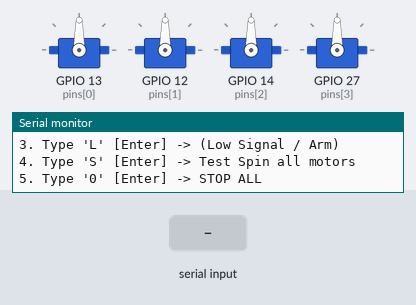
Bench run of a sketch on a simulated ESP32. On the bench: 4 × servo, the last lines printed to the serial monitor. The inputs (shaded band) are chosen by the test bench.

Above: at 1.2 s.
1.3 s: "H" received over Serial
At 1.8 s:
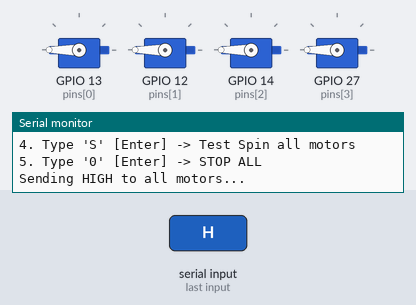
2.8 s: "L" received over Serial
At 4.0 s:
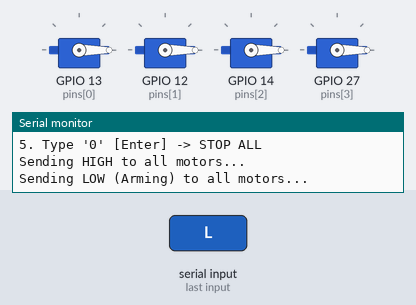
4.3 s: "S" received over Serial
At 5.3 s:
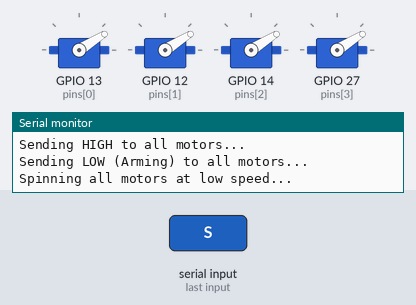
Timing chart, 0 to 7.3 s (numbered marks = the images above; inputs shaded):
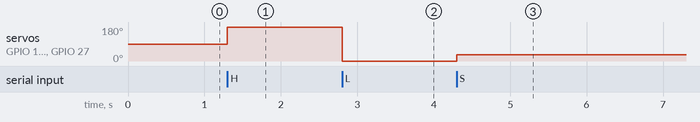

Measured:
- after the input at 1.3 s, servo on GPIO 13 (pins[0]), servo on GPIO 12 (pins[1]), servo on GPIO 14 (pins[2]), servo on GPIO 27 (pins[3]): 90° → 180° at once
- after the input at 2.8 s, servo on GPIO 13 (pins[0]), servo on GPIO 12 (pins[1]), servo on GPIO 14 (pins[2]), servo on GPIO 27 (pins[3]): 180° → 0° at once
- after the input at 4.3 s, servo on GPIO 13 (pins[0]), servo on GPIO 12 (pins[1]), servo on GPIO 14 (pins[2]), servo on GPIO 27 (pins[3]): 0° → 32° at once

The sketch:

sketch_feb21a_copy_20260227094558.ino
```cpp
#include <ESP32Servo.h>

// Define 4 Servo objects for the ESCs
Servo esc1, esc2, esc3, esc4;

// Pins used (Adjust if your board layout is different)
int pins[] = {13, 12, 14, 27};

void setup() {
  Serial.begin(115200);

  // Allocate timers for all 4 motors
  ESP32PWM::allocateTimer(0);
  ESP32PWM::allocateTimer(1);
  ESP32PWM::allocateTimer(2);
  ESP32PWM::allocateTimer(3);

  // Attach all ESCs
  esc1.attach(pins[0], 1000, 2000);
  esc2.attach(pins[1], 1000, 2000);
  esc3.attach(pins[2], 1000, 2000);
  esc4.attach(pins[3], 1000, 2000);

  Serial.println("--- 4-MOTOR CALIBRATION SEQUENCE ---");
  Serial.println("1. Type 'H' [Enter] -> THEN plug in LiPo (High Signal)");
  Serial.println("2. Wait for beeps (beep-beep!)");
  Serial.println("3. Type 'L' [Enter] -> (Low Signal / Arm)");
  Serial.println("4. Type 'S' [Enter] -> Test Spin all motors");
  Serial.println("5. Type '0' [Enter] -> STOP ALL");
}

void loop() {
  if (Serial.available()) {
    char c = Serial.read();

    if (c == 'H') {
      Serial.println("Sending HIGH to all motors...");
      sendToAll(2000);
    }
    else if (c == 'L') {
      Serial.println("Sending LOW (Arming) to all motors...");
      sendToAll(1000);
    }
    else if (c == 'S') {
      Serial.println("Spinning all motors at low speed...");
      sendToAll(1180); // 1180us is a safe 'slow' spin
    }
    else if (c == '0') {
      Serial.println("EMERGENCY STOP");
      sendToAll(1000);
    }
  }
}

// Helper function to update all motors at once
void sendToAll(int value) {
  esc1.writeMicroseconds(value);
  esc2.writeMicroseconds(value);
  esc3.writeMicroseconds(value);
  esc4.writeMicroseconds(value);
}
```
